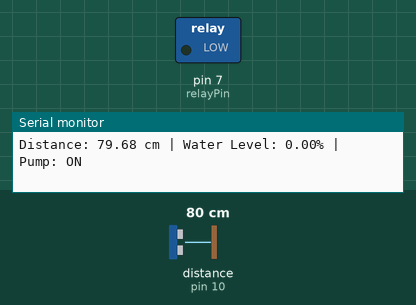
This sketch was run on a simulated Arduino Uno, built with avr-gcc and run on an emulated ATmega328P. Shown: switched loads named in the sketch (green lamp = pin HIGH), the last lines printed to the serial monitor. Wiring (inferred from the names in the program): ultrasonic range finder: trigger pin 9; echo pin 10. The inputs (shaded band) are chosen by the test bench; at power-on: distance to the obstacle (sensor on pin 10) 80 cm. The echo pulse lasts 58.3 µs per cm; pins used as bus, display or sensor lines are not drawn.

Above: at 1.8 s.
1.9 s: distance to the obstacle (sensor on pin 10) set to 5 cm
3.4 s: distance to the obstacle (sensor on pin 10) set to 2 cm
At 4.3 s:
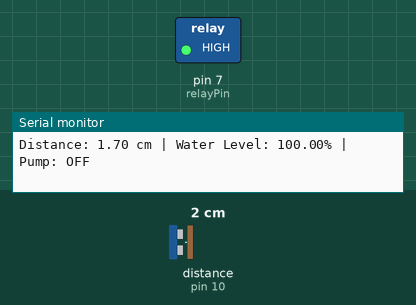
5.5 s: distance to the obstacle (sensor on pin 10) set to 10 cm
7.2 s: distance to the obstacle (sensor on pin 10) set to 13 cm
At 8.8 s:
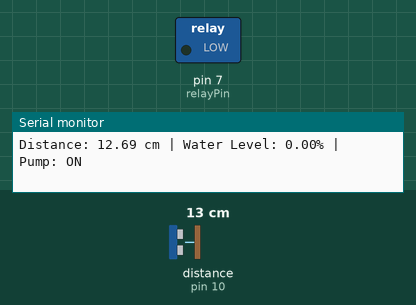
Timing chart, 0 to 10.3 s (numbered marks = the images above; inputs shaded):
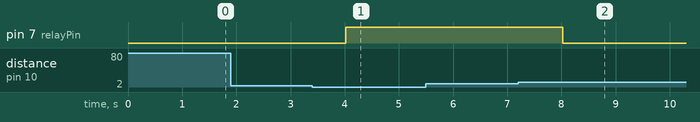

Measured:
- the behaviour switches between 4 and 3 cm on distance to the obstacle (sensor on pin 10) (found by bisection; images 0 and 1)
- the behaviour switches between 11 and 12 cm on distance to the obstacle (sensor on pin 10) (found by bisection; images 1 and 2)
- after the input at 3.4 s, pin 7 (relayPin): LOW → HIGH after 0.62 s
- after the input at 7.2 s, pin 7 (relayPin): HIGH → LOW after 0.83 s

The sketch:

water_tank_monitor.ino
```cpp
#define trigPin 9
#define echoPin 10
#define relayPin 7

const float emptyDistance = 11.7;
const float fullDistance = 2.0;

void setup()
{
  Serial.begin(9600);

  pinMode(trigPin, OUTPUT);
  pinMode(echoPin, INPUT);
  pinMode(relayPin, OUTPUT);

  digitalWrite(relayPin, HIGH); // Pump OFF
}

void loop()
{
  digitalWrite(trigPin, LOW);
  delayMicroseconds(2);

  digitalWrite(trigPin, HIGH);
  delayMicroseconds(10);

  digitalWrite(trigPin, LOW);

  long duration = pulseIn(echoPin, HIGH, 30000);

  if(duration == 0)
  {
    Serial.println("Sensor Error!");
    delay(1000);
    return;
  }

  float distance = duration * 0.0343 / 2;

  float waterLevel =
   ((emptyDistance - distance) /
   (emptyDistance - fullDistance)) * 100;

  if(waterLevel < 0)
    waterLevel = 0;

  if(waterLevel > 100)
    waterLevel = 100;

  // Active LOW relay
  if(waterLevel <= 10)
  {
    digitalWrite(relayPin, LOW); // Pump ON
  }

  if(waterLevel >= 90)
  {
    digitalWrite(relayPin, HIGH); // Pump OFF
  }

  Serial.print("Distance: ");
  Serial.print(distance);
  Serial.print(" cm");

  Serial.print(" | Water Level: ");
  Serial.print(waterLevel);
  Serial.print("%");

  Serial.print(" | Pump: ");

  if(digitalRead(relayPin) == LOW)
    Serial.println("ON");
  else
    Serial.println("OFF");

  delay(1000);
}
```
